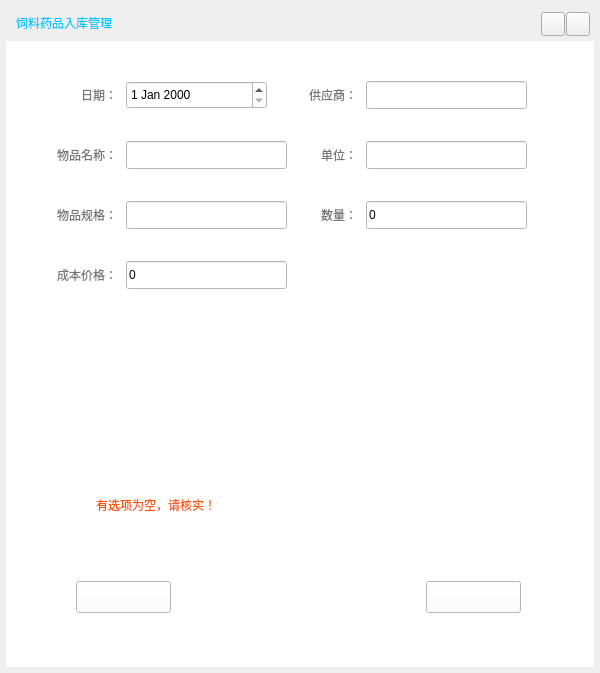
<?xml version="1.0" encoding="UTF-8"?>
<ui version="4.0">
 <class>AddFeedStoreWidget</class>
 <widget class="QWidget" name="AddFeedStoreWidget">
  <property name="geometry">
   <rect>
    <x>0</x>
    <y>0</y>
    <width>600</width>
    <height>673</height>
   </rect>
  </property>
  <property name="minimumSize">
   <size>
    <width>600</width>
    <height>673</height>
   </size>
  </property>
  <property name="maximumSize">
   <size>
    <width>600</width>
    <height>700</height>
   </size>
  </property>
  <property name="windowTitle">
   <string>饲料药品入库管理</string>
  </property>
  <layout class="QVBoxLayout" name="verticalLayout">
   <property name="spacing">
    <number>0</number>
   </property>
   <property name="leftMargin">
    <number>6</number>
   </property>
   <property name="topMargin">
    <number>6</number>
   </property>
   <property name="rightMargin">
    <number>6</number>
   </property>
   <property name="bottomMargin">
    <number>6</number>
   </property>
   <item>
    <widget class="QWidget" name="pop_widget_title" native="true">
     <property name="minimumSize">
      <size>
       <width>0</width>
       <height>35</height>
      </size>
     </property>
     <property name="maximumSize">
      <size>
       <width>16777214</width>
       <height>35</height>
      </size>
     </property>
     <widget class="QPushButton" name="pop_close_btn">
      <property name="geometry">
       <rect>
        <x>560</x>
        <y>6</y>
        <width>24</width>
        <height>24</height>
       </rect>
      </property>
      <property name="text">
       <string/>
      </property>
     </widget>
     <widget class="QPushButton" name="pop_min_btn">
      <property name="geometry">
       <rect>
        <x>535</x>
        <y>6</y>
        <width>24</width>
        <height>24</height>
       </rect>
      </property>
      <property name="text">
       <string/>
      </property>
     </widget>
     <widget class="QLabel" name="title_lab">
      <property name="geometry">
       <rect>
        <x>10</x>
        <y>3</y>
        <width>151</width>
        <height>28</height>
       </rect>
      </property>
      <property name="styleSheet">
       <string notr="true">font: 75 12pt &quot;微软雅黑&quot;;
color: rgb(0, 200, 255);</string>
      </property>
      <property name="text">
       <string>饲料药品入库管理</string>
      </property>
     </widget>
    </widget>
   </item>
   <item>
    <widget class="QWidget" name="widget" native="true">
     <property name="styleSheet">
      <string notr="true">background-color: rgb(255, 255, 255);</string>
     </property>
     <widget class="QPushButton" name="pop_cancle_btn">
      <property name="geometry">
       <rect>
        <x>70</x>
        <y>540</y>
        <width>95</width>
        <height>32</height>
       </rect>
      </property>
      <property name="text">
       <string/>
      </property>
     </widget>
     <widget class="QPushButton" name="pop_commit_btn">
      <property name="geometry">
       <rect>
        <x>420</x>
        <y>540</y>
        <width>95</width>
        <height>32</height>
       </rect>
      </property>
      <property name="text">
       <string/>
      </property>
     </widget>
     <widget class="QLabel" name="remake_lab_2">
      <property name="geometry">
       <rect>
        <x>30</x>
        <y>40</y>
        <width>81</width>
        <height>28</height>
       </rect>
      </property>
      <property name="styleSheet">
       <string notr="true">color: rgb(117, 117, 117);
font: 75 12pt &quot;微软雅黑&quot;;</string>
      </property>
      <property name="text">
       <string>日期：</string>
      </property>
      <property name="alignment">
       <set>Qt::AlignRight|Qt::AlignTrailing|Qt::AlignVCenter</set>
      </property>
     </widget>
     <widget class="QDateEdit" name="dateEdit">
      <property name="geometry">
       <rect>
        <x>120</x>
        <y>40</y>
        <width>141</width>
        <height>28</height>
       </rect>
      </property>
      <property name="styleSheet">
       <string notr="true">color: rgb(0, 0, 0);</string>
      </property>
     </widget>
     <widget class="QLineEdit" name="use_Edit">
      <property name="geometry">
       <rect>
        <x>360</x>
        <y>40</y>
        <width>161</width>
        <height>28</height>
       </rect>
      </property>
      <property name="text">
       <string/>
      </property>
     </widget>
     <widget class="QLabel" name="remake_lab_4">
      <property name="geometry">
       <rect>
        <x>270</x>
        <y>40</y>
        <width>81</width>
        <height>28</height>
       </rect>
      </property>
      <property name="styleSheet">
       <string notr="true">color: rgb(117, 117, 117);
font: 75 12pt &quot;微软雅黑&quot;;</string>
      </property>
      <property name="text">
       <string>供应商：</string>
      </property>
      <property name="alignment">
       <set>Qt::AlignRight|Qt::AlignTrailing|Qt::AlignVCenter</set>
      </property>
     </widget>
     <widget class="QLabel" name="remake_lab_5">
      <property name="geometry">
       <rect>
        <x>30</x>
        <y>100</y>
        <width>81</width>
        <height>28</height>
       </rect>
      </property>
      <property name="styleSheet">
       <string notr="true">color: rgb(117, 117, 117);
font: 75 12pt &quot;微软雅黑&quot;;</string>
      </property>
      <property name="text">
       <string>物品名称：</string>
      </property>
      <property name="alignment">
       <set>Qt::AlignRight|Qt::AlignTrailing|Qt::AlignVCenter</set>
      </property>
     </widget>
     <widget class="QLabel" name="remake_lab_6">
      <property name="geometry">
       <rect>
        <x>270</x>
        <y>100</y>
        <width>81</width>
        <height>28</height>
       </rect>
      </property>
      <property name="styleSheet">
       <string notr="true">color: rgb(117, 117, 117);
font: 75 12pt &quot;微软雅黑&quot;;</string>
      </property>
      <property name="text">
       <string>单位：</string>
      </property>
      <property name="alignment">
       <set>Qt::AlignRight|Qt::AlignTrailing|Qt::AlignVCenter</set>
      </property>
     </widget>
     <widget class="QLineEdit" name="subject_name_Edit">
      <property name="geometry">
       <rect>
        <x>120</x>
        <y>100</y>
        <width>161</width>
        <height>28</height>
       </rect>
      </property>
     </widget>
     <widget class="QLineEdit" name="unit_Edit">
      <property name="geometry">
       <rect>
        <x>360</x>
        <y>100</y>
        <width>161</width>
        <height>28</height>
       </rect>
      </property>
      <property name="frame">
       <bool>true</bool>
      </property>
     </widget>
     <widget class="QLabel" name="error_lab">
      <property name="geometry">
       <rect>
        <x>90</x>
        <y>450</y>
        <width>381</width>
        <height>28</height>
       </rect>
      </property>
      <property name="styleSheet">
       <string notr="true">font: 75 12pt &quot;微软雅黑&quot;;
color: rgb(255, 85, 0);</string>
      </property>
      <property name="text">
       <string>有选项为空，请核实！</string>
      </property>
     </widget>
     <widget class="QLabel" name="remake_lab_10">
      <property name="geometry">
       <rect>
        <x>30</x>
        <y>220</y>
        <width>81</width>
        <height>28</height>
       </rect>
      </property>
      <property name="styleSheet">
       <string notr="true">color: rgb(117, 117, 117);
font: 75 12pt &quot;微软雅黑&quot;;</string>
      </property>
      <property name="text">
       <string>成本价格：</string>
      </property>
      <property name="alignment">
       <set>Qt::AlignRight|Qt::AlignTrailing|Qt::AlignVCenter</set>
      </property>
     </widget>
     <widget class="QLineEdit" name="pice_Edit">
      <property name="geometry">
       <rect>
        <x>120</x>
        <y>220</y>
        <width>161</width>
        <height>28</height>
       </rect>
      </property>
      <property name="text">
       <string>0</string>
      </property>
      <property name="frame">
       <bool>true</bool>
      </property>
     </widget>
     <widget class="QLineEdit" name="Number_Edit">
      <property name="geometry">
       <rect>
        <x>360</x>
        <y>160</y>
        <width>161</width>
        <height>28</height>
       </rect>
      </property>
      <property name="text">
       <string>0</string>
      </property>
      <property name="frame">
       <bool>true</bool>
      </property>
     </widget>
     <widget class="QLabel" name="remake_lab_11">
      <property name="geometry">
       <rect>
        <x>270</x>
        <y>160</y>
        <width>81</width>
        <height>28</height>
       </rect>
      </property>
      <property name="styleSheet">
       <string notr="true">color: rgb(117, 117, 117);
font: 75 12pt &quot;微软雅黑&quot;;</string>
      </property>
      <property name="text">
       <string>数量：</string>
      </property>
      <property name="alignment">
       <set>Qt::AlignRight|Qt::AlignTrailing|Qt::AlignVCenter</set>
      </property>
     </widget>
     <widget class="QLineEdit" name="norms_Edit">
      <property name="geometry">
       <rect>
        <x>120</x>
        <y>160</y>
        <width>161</width>
        <height>28</height>
       </rect>
      </property>
      <property name="text">
       <string/>
      </property>
      <property name="frame">
       <bool>true</bool>
      </property>
     </widget>
     <widget class="QLabel" name="remake_lab_12">
      <property name="geometry">
       <rect>
        <x>30</x>
        <y>160</y>
        <width>81</width>
        <height>28</height>
       </rect>
      </property>
      <property name="styleSheet">
       <string notr="true">color: rgb(117, 117, 117);
font: 75 12pt &quot;微软雅黑&quot;;</string>
      </property>
      <property name="text">
       <string>物品规格：</string>
      </property>
      <property name="alignment">
       <set>Qt::AlignRight|Qt::AlignTrailing|Qt::AlignVCenter</set>
      </property>
     </widget>
    </widget>
   </item>
  </layout>
 </widget>
 <resources/>
 <connections/>
</ui>
